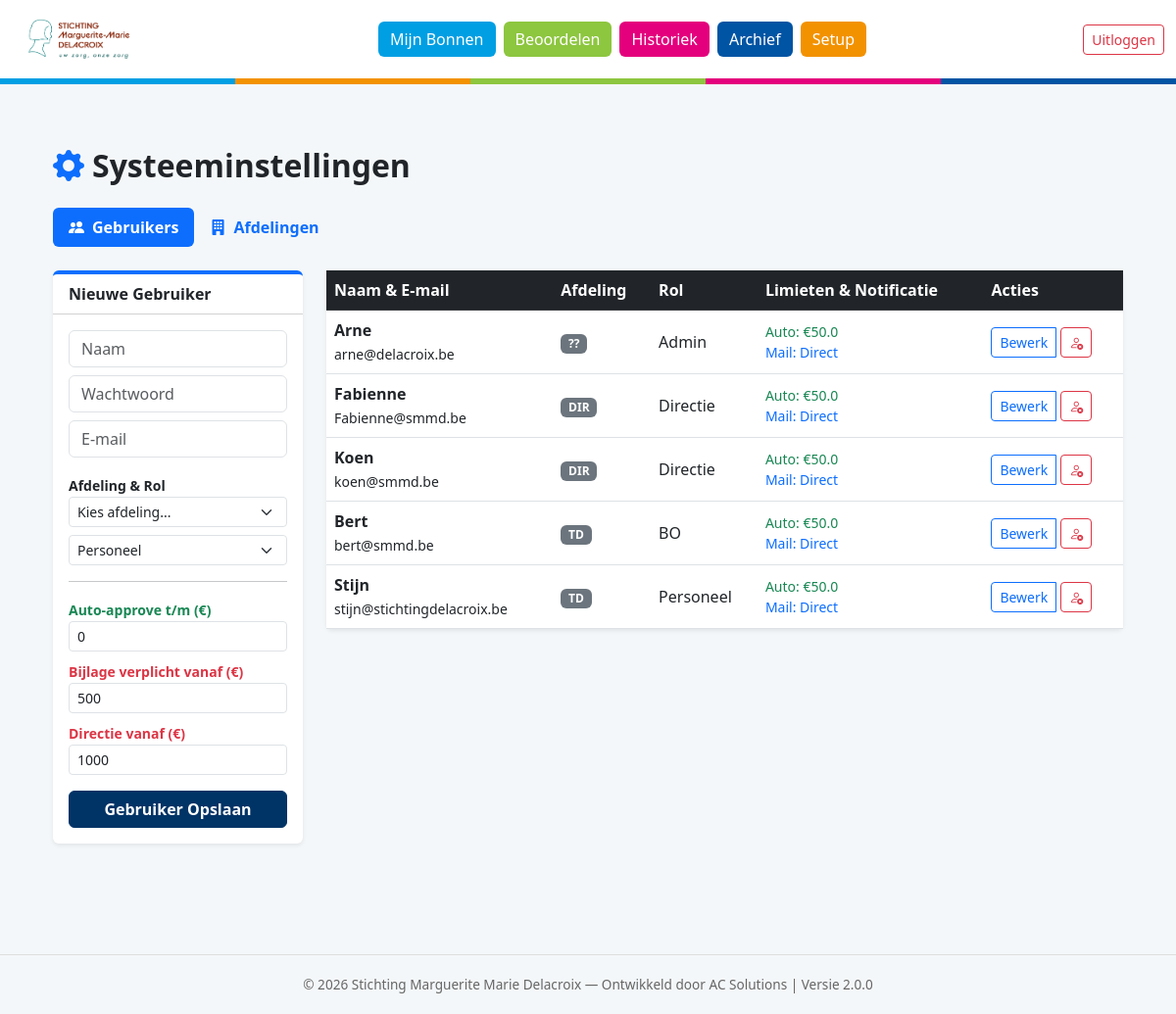
The app's page /setup (signed in), older data.
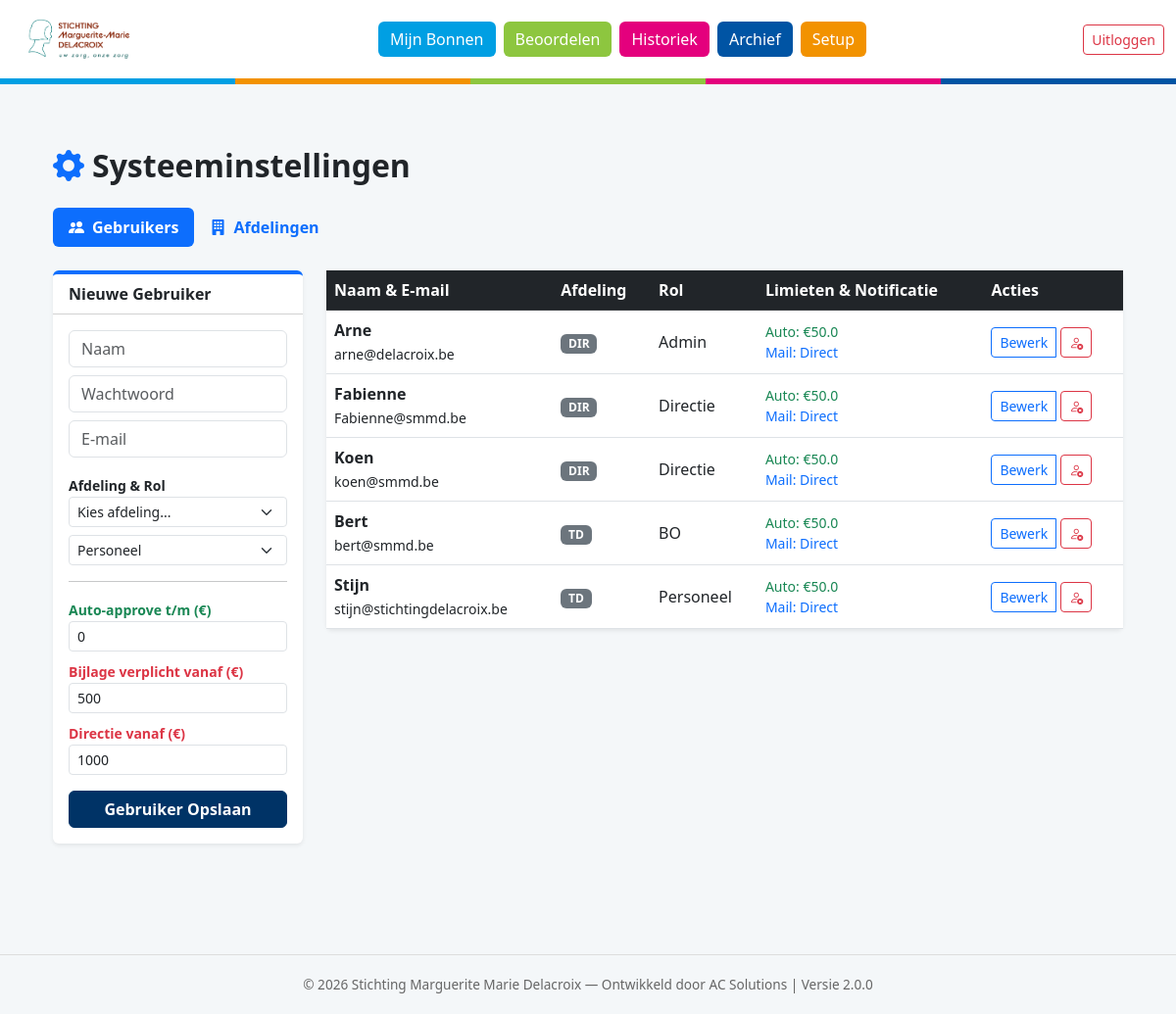
The same page, newer data.
### models.py (models this page shows)
class User(db.Model, UserMixin):
    id = db.Column(db.Integer, primary_key=True)
    username = db.Column(db.String(50), unique=True, nullable=False)
    email = db.Column(db.String(100), unique=True)
    password = db.Column(db.String(100), nullable=False)
    role = db.Column(db.String(20), nullable=False)
    department_id = db.Column(db.Integer, db.ForeignKey('department.id'))
    department_code = db.Column(db.String(5))
    is_active = db.Column(db.Boolean, default=True)
    min_attachment_limit = db.Column(db.Float, default=500.0)
    max_bo_limit = db.Column(db.Float, default=1000.0)
    auto_approve_limit = db.Column(db.Float, default=50.0)
    approver_id = db.Column(db.Integer, db.ForeignKey('user.id'))
    dark_mode = db.Column(db.Boolean, default=False)
    email_notification_freq = db.Column(db.String(20), default='Direct')
    digest_time = db.Column(db.String(5), default='08:00')
    orders = db.relationship('Order', backref='user', lazy=True)

class Department(db.Model):
    id = db.Column(db.Integer, primary_key=True)
    name = db.Column(db.String(100), nullable=False)
    code = db.Column(db.String(10), unique=True, nullable=False)
    director_id = db.Column(db.Integer, db.ForeignKey('user.id'))
    members = db.relationship('User', backref='department', lazy=True, foreign_keys='User.department_id')
    director = db.relationship('User', foreign_keys=[director_id])

### app.py (the view)
@app.route('/setup')
@login_required
def setup():
    if current_user.role != 'Admin': return redirect(url_for('dashboard'))
    return render_template('setup.html', users=User.query.all(), departments=Department.query.all(),
                           approvers=User.query.filter(User.role.in_(['BO', 'Directie', 'Admin'])).all(),
                           directors=User.query.filter_by(role='Directie').all())

### app.py (called while the page is built)
@login_manager.user_loader
def load_user(user_id):
    return User.query.get(int(user_id))

### templates/setup.html (shortened to what the changed rows need)
{% extends "base.html" %}
{% block content %}
<div class="container-fluid pb-5">
    <h2 class="fw-bold text-dark mb-4"><i class="bi bi-gear-fill me-2 text-primary"></i>Systeeminstellingen</h2>
    <div class="tab-content" id="setupTabsContent">
        <div class="tab-pane fade show active" id="users" role="tabpanel">
            <div class="row">
                <div class="col-md-9">
                    <div class="card shadow-sm border-0">
                        <table class="table table-hover align-middle mb-0">
                            <thead class="table-dark">
                                <tr>
                                    <th>Naam & E-mail</th>
                                    <th>Afdeling</th>
                                    <th>Rol</th>
                                    <th>Limieten & Notificatie</th>
                                    <th>Acties</th>
                                </tr>
                            </thead>
                            <tbody>
                                {% for u in users %}
                                <tr class="{% if not u.is_active %}text-muted table-light{% endif %}">
                                    <td>
                                        <strong>{{ u.username }}</strong><br>
                                        <small>{{ u.email or '-' }}</small>
                                    </td>
                                    <td><span class="badge bg-secondary">{{ u.department.code if u.department else '??' }}</span></td>
                                    <td>{{ u.role }}</td>
                                    <td>
                                        <small class="d-block text-success">Auto: €{{ u.auto_approve_limit }}</small>
                                        <small class="d-block text-primary">Mail: {{ u.email_notification_freq }}</small>
                                    </td>
                                    <td>
                                        <div class="btn-group">
                                            <button class="btn btn-sm btn-outline-primary" data-bs-toggle="modal" data-bs-target="#editUser{{ u.id }}">Bewerk</button>
                                            <form action="{{ url_for('toggle_user_status', user_id=u.id) }}" method="POST" class="d-inline ms-1">
                                                <button type="submit" class="btn btn-sm {{ 'btn-outline-danger' if u.is_active else 'btn-success' }}">
                                                    <i class="bi {{ 'bi-person-x' if u.is_active else 'bi-person-check' }}"></i>
                                                </button>
                                            </form>
                                        </div>
                                    </td>
                                </tr>
                                {% endfor %}
                            </tbody>
                        </table>
                    </div>
                </div>
            </div>
        </div>
    </div>
</div>
{% endblock %}

Row changes from the older to the newer data that the page shows:
changed User "Arne": department "??" → "DIR"
